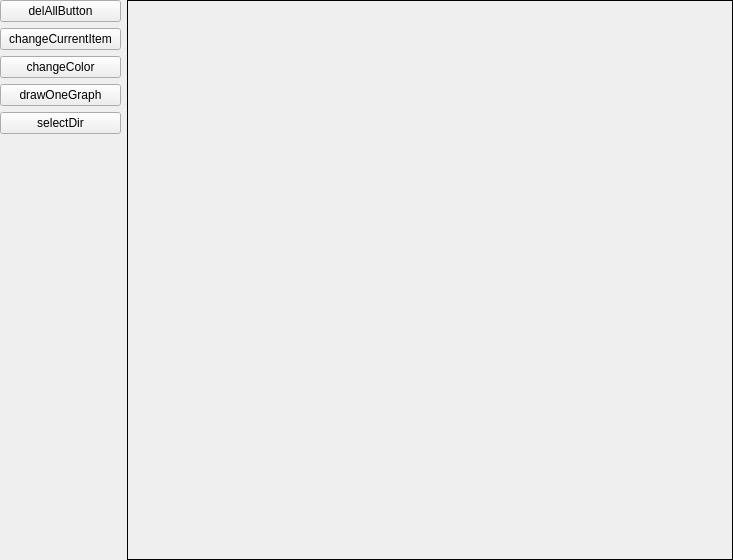
<?xml version="1.0" encoding="UTF-8"?>
<ui version="4.0">
 <class>GraphWindow</class>
 <widget class="QWidget" name="GraphWindow">
  <property name="geometry">
   <rect>
    <x>0</x>
    <y>0</y>
    <width>733</width>
    <height>560</height>
   </rect>
  </property>
  <property name="windowTitle">
   <string>GraphWindow</string>
  </property>
  <layout class="QVBoxLayout" name="verticalLayout_2">
   <property name="leftMargin">
    <number>0</number>
   </property>
   <property name="topMargin">
    <number>0</number>
   </property>
   <property name="rightMargin">
    <number>0</number>
   </property>
   <property name="bottomMargin">
    <number>0</number>
   </property>
   <item>
    <layout class="QHBoxLayout" name="horizontalLayout" stretch="1,5">
     <item>
      <layout class="QVBoxLayout" name="verticalLayout">
       <item>
        <widget class="QPushButton" name="delAllButton">
         <property name="text">
          <string>delAllButton</string>
         </property>
        </widget>
       </item>
       <item>
        <widget class="QPushButton" name="changeCurrentItem">
         <property name="text">
          <string>changeCurrentItem</string>
         </property>
        </widget>
       </item>
       <item>
        <widget class="QPushButton" name="changeColor">
         <property name="text">
          <string>changeColor</string>
         </property>
        </widget>
       </item>
       <item>
        <widget class="QPushButton" name="drawOneGraph">
         <property name="text">
          <string>drawOneGraph</string>
         </property>
        </widget>
       </item>
       <item>
        <widget class="QPushButton" name="selectDir">
         <property name="text">
          <string>selectDir</string>
         </property>
        </widget>
       </item>
       <item>
        <spacer name="verticalSpacer">
         <property name="orientation">
          <enum>Qt::Vertical</enum>
         </property>
         <property name="sizeHint" stdset="0">
          <size>
           <width>20</width>
           <height>40</height>
          </size>
         </property>
        </spacer>
       </item>
      </layout>
     </item>
     <item>
      <widget class="QFrame" name="verticalFrame">
       <property name="frameShape">
        <enum>QFrame::Box</enum>
       </property>
       <layout class="QVBoxLayout" name="verticalLayoutGraph"/>
      </widget>
     </item>
    </layout>
   </item>
  </layout>
 </widget>
 <layoutdefault spacing="6" margin="11"/>
 <resources/>
 <connections/>
</ui>
